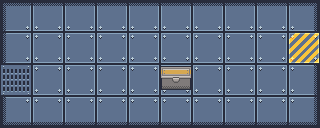

Below is a game level as drawn by its tile map, then a one-line description and the .tmx file that defines it, in full:
An orthogonal 10x4 tile map with 32x32 px tiles, 5 tile layers (background, walls, gate, enemies, ...) and 9 objects (2x Collsision, 2x Collision, 2x Enemy, Good, Player, ...).

<map version="1.10" tiledversion="1.11.2" orientation="orthogonal" renderorder="right-down" width="10" height="4" tilewidth="32" tileheight="32" infinite="0" nextlayerid="11" nextobjectid="10">
 <tileset firstgid="1" name="spacetileset" tilewidth="32" tileheight="32" tilecount="100" columns="10">
  <image source="../images/spacetileset.png" width="320" height="320" />
 </tileset>
 <layer id="1" name="background" width="10" height="4">
  <data encoding="csv">
1,2,2,2,2,2,2,2,2,3,
11,12,12,12,12,12,12,12,12,13,
11,12,12,12,12,12,12,12,12,13,
21,22,22,22,22,22,22,22,22,23
</data>
 </layer>
 <layer id="2" name="walls" width="10" height="4">
  <data encoding="csv">
0,0,0,0,0,0,0,0,0,0,
0,0,0,0,0,0,0,0,0,32,
31,0,0,0,0,0,0,0,0,0,
0,0,0,0,0,0,0,0,0,0
</data>
 </layer>
 <layer id="3" name="gate" width="10" height="4">
  <data encoding="csv">
0,0,0,0,0,0,0,0,0,0,
0,0,0,0,0,0,0,0,0,0,
0,0,0,0,0,0,0,0,0,0,
0,0,0,0,0,0,0,0,0,0
</data>
 </layer>
 <layer id="4" name="enemies" width="10" height="4">
  <data encoding="csv">
0,0,0,0,0,0,0,0,0,0,
0,0,0,0,0,0,0,0,0,0,
0,0,0,0,0,0,0,0,0,0,
0,0,0,0,0,0,0,0,0,0
</data>
 </layer>
 <layer id="5" name="goods" width="10" height="4">
  <data encoding="csv">
0,0,0,0,0,0,0,0,0,0,
0,0,0,0,0,0,0,0,0,0,
0,0,0,0,0,34,0,0,0,0,
0,0,0,0,0,0,0,0,0,0
</data>
 </layer>
 <objectgroup id="7" name="goods">
  <object id="7" name="good" type="Good" x="160" y="64" width="32" height="32" />
 </objectgroup>
 <objectgroup id="10" name="collisions">
  <object id="1" name="collisions" type="Collsision" x="-160" y="128" width="704" height="320" />
  <object id="2" name="collisions" type="Collsision" x="-160" y="-320" width="704" height="320" />
  <object id="3" name="collisions" type="Collision" x="320" y="-160" width="320" height="480" />
  <object id="4" name="collisions" type="Collision" x="-320" y="-160" width="320" height="480" />
 </objectgroup>
 <objectgroup id="9" name="spawnpoints">
  <object id="5" name="player" type="Player" x="0" y="64" width="32" height="32" />
 </objectgroup>
 <objectgroup id="8" name="gate">
  <object id="6" name="gate" type="Gate" x="288" y="32" width="32" height="32" />
 </objectgroup>
 <objectgroup id="6" name="enemies">
  <object id="8" name="enemy" type="Enemy" x="96" y="0" width="32" height="32" />
  <object id="9" name="enemy" type="Enemy" x="224" y="0" width="32" height="32" />
 </objectgroup>
</map>
